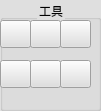
     <widget class="QGroupBox" name="groupBox_3">
      <property name="geometry">
       <rect>
        <x>360</x>
        <y>0</y>
        <width>101</width>
        <height>111</height>
       </rect>
      </property>
      <property name="styleSheet">
       <string notr="true">background-color: rgb(223, 223, 223);</string>
      </property>
      <property name="title">
       <string>工具</string>
      </property>
      <property name="alignment">
       <set>Qt::AlignHCenter|Qt::AlignTop</set>
      </property>
      <widget class="QPushButton" name="btnpencil">
       <property name="geometry">
        <rect>
         <x>0</x>
         <y>20</y>
         <width>31</width>
         <height>28</height>
        </rect>
       </property>
       <property name="text">
        <string/>
       </property>
       <property name="icon">
        <iconset resource="image.qrc">
         <normaloff>:/image/铅笔.png</normaloff>:/image/铅笔.png</iconset>
       </property>
       <property name="checkable">
        <bool>true</bool>
       </property>
      </widget>
      <widget class="QPushButton" name="btnColorFill">
       <property name="geometry">
        <rect>
         <x>30</x>
         <y>20</y>
         <width>31</width>
         <height>28</height>
        </rect>
       </property>
       <property name="text">
        <string/>
       </property>
       <property name="icon">
        <iconset resource="image.qrc">
         <normaloff>:/image/填充.png</normaloff>:/image/填充.png</iconset>
       </property>
       <property name="checkable">
        <bool>true</bool>
       </property>
      </widget>
      <widget class="QPushButton" name="btnText">
       <property name="geometry">
        <rect>
         <x>60</x>
         <y>20</y>
         <width>31</width>
         <height>28</height>
        </rect>
       </property>
       <property name="text">
        <string/>
       </property>
       <property name="icon">
        <iconset resource="image.qrc">
         <normaloff>:/image/添加文本.png</normaloff>:/image/添加文本.png</iconset>
       </property>
       <property name="checkable">
        <bool>true</bool>
       </property>
      </widget>
      <widget class="QPushButton" name="btnEraser">
       <property name="geometry">
        <rect>
         <x>0</x>
         <y>60</y>
         <width>31</width>
         <height>28</height>
        </rect>
       </property>
       <property name="text">
        <string/>
       </property>
       <property name="icon">
        <iconset resource="image.qrc">
         <normaloff>:/image/橡皮.png</normaloff>:/image/橡皮.png</iconset>
       </property>
       <property name="checkable">
        <bool>true</bool>
       </property>
      </widget>
      <widget class="QPushButton" name="btnColorGet">
       <property name="geometry">
        <rect>
         <x>30</x>
         <y>60</y>
         <width>31</width>
         <height>28</height>
        </rect>
       </property>
       <property name="text">
        <string/>
       </property>
       <property name="icon">
        <iconset resource="image.qrc">
         <normaloff>:/image/颜色滴管.png</normaloff>:/image/颜色滴管.png</iconset>
       </property>
       <property name="checkable">
        <bool>true</bool>
       </property>
      </widget>
      <widget class="QPushButton" name="btnZoomIn">
       <property name="geometry">
        <rect>
         <x>60</x>
         <y>60</y>
         <width>31</width>
         <height>28</height>
        </rect>
       </property>
       <property name="mouseTracking">
        <bool>false</bool>
       </property>
       <property name="toolTip">
        <string>&lt;html&gt;&lt;head/&gt;&lt;body&gt;&lt;p&gt;改变图片某个部分的放大倍数&lt;/p&gt;&lt;/body&gt;&lt;/html&gt;</string>
       </property>
       <property name="whatsThis">
        <string>&lt;html&gt;&lt;head/&gt;&lt;body&gt;&lt;p&gt;改变图片某个部分的放大倍数&lt;/p&gt;&lt;/body&gt;&lt;/html&gt;</string>
       </property>
       <property name="text">
        <string/>
       </property>
       <property name="icon">
        <iconset resource="image.qrc">
         <normaloff>:/image/放大镜.png</normaloff>:/image/放大镜.png</iconset>
       </property>
       <property name="checkable">
        <bool>true</bool>
       </property>
      </widget>
     </widget>
